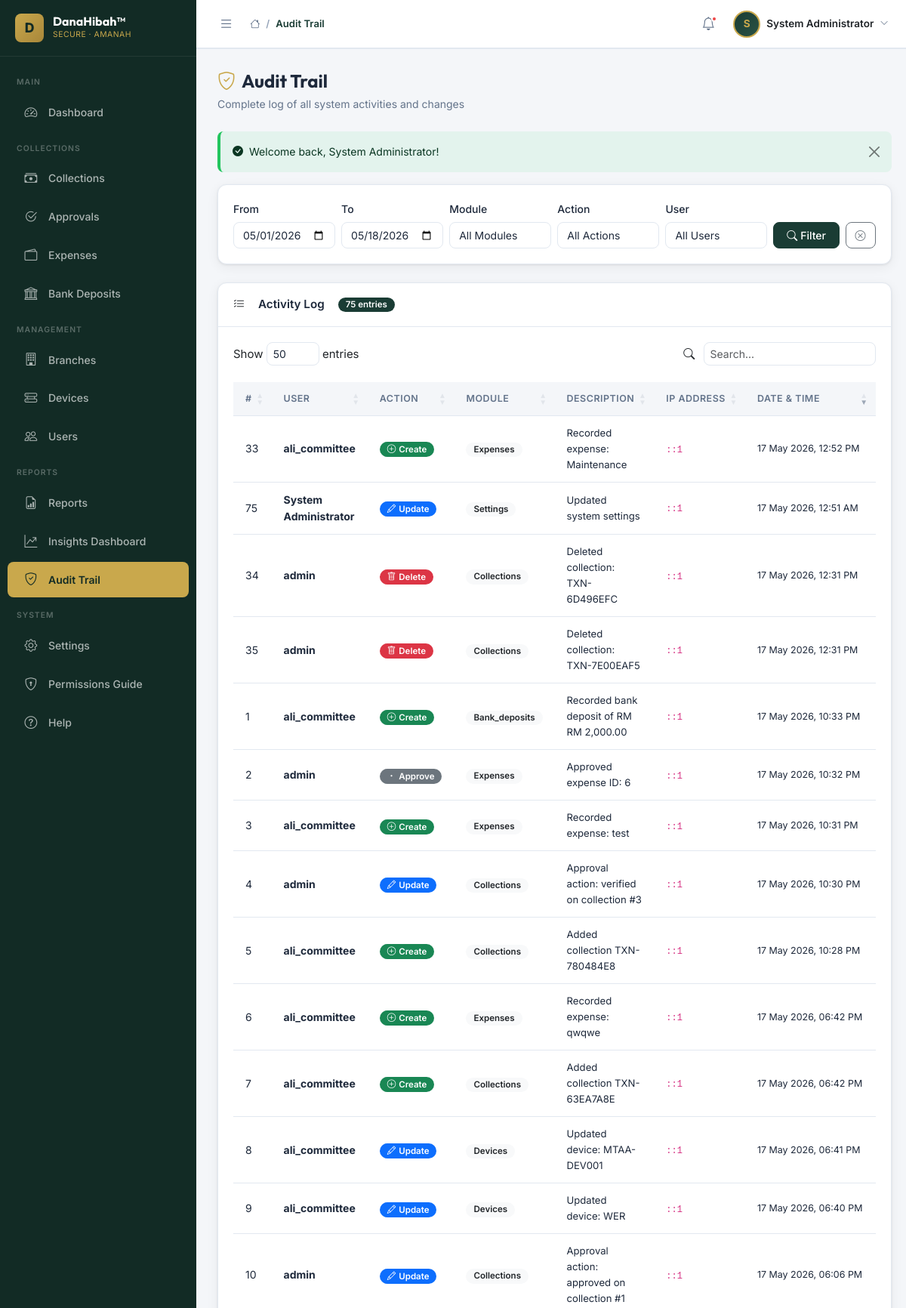
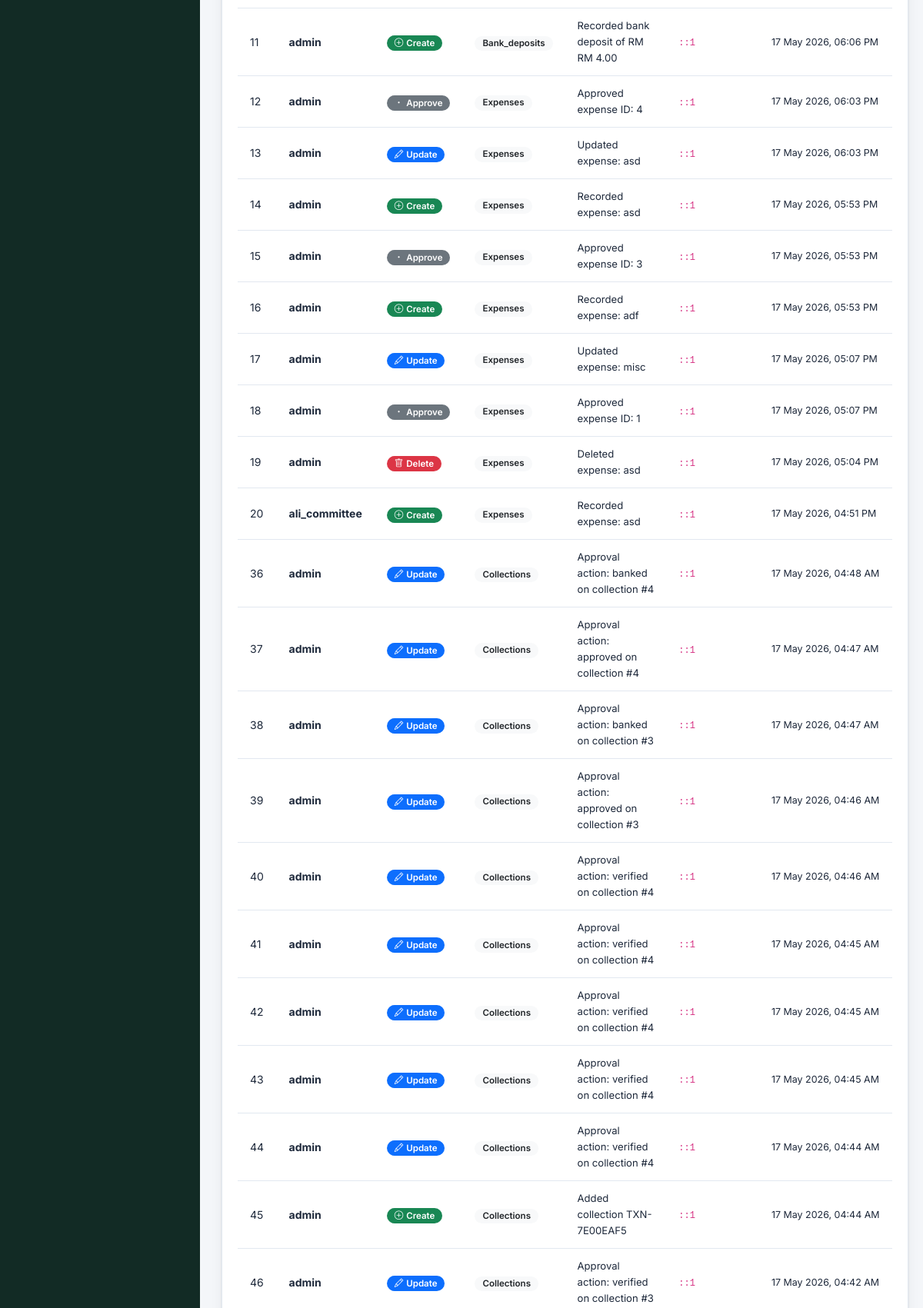
/modules/audit/index.php (signed in, upper part), run on the app's committed database (2 pictures, top to bottom).
### tables this page shows
CREATE TABLE IF NOT EXISTS `audit_logs` (
  `id` int(10) unsigned NOT NULL AUTO_INCREMENT,
  `user_id` int(10) unsigned DEFAULT NULL,
  `branch_id` int(10) unsigned DEFAULT NULL,
  `action` varchar(50) NOT NULL,
  `module` varchar(50) NOT NULL,
  `description` text DEFAULT NULL,
  `record_id` int(10) unsigned DEFAULT NULL,
  `ip_address` varchar(45) DEFAULT NULL,
  `user_agent` varchar(255) DEFAULT NULL,
  `created_at` datetime DEFAULT current_timestamp(),
  PRIMARY KEY (`id`),
  KEY `idx_module` (`module`),
  KEY `idx_user` (`user_id`),
  KEY `idx_created` (`created_at`),
  KEY `branch_id` (`branch_id`),
  CONSTRAINT `audit_logs_ibfk_1` FOREIGN KEY (`user_id`) REFERENCES `users` (`id`) ON DELETE SET NULL
);

CREATE TABLE IF NOT EXISTS `users` (
  `id` int(10) unsigned NOT NULL AUTO_INCREMENT,
  `role_id` int(10) unsigned NOT NULL DEFAULT 2,
  `branch_id` int(10) unsigned DEFAULT NULL,
  `full_name` varchar(150) NOT NULL,
  `username` varchar(80) NOT NULL,
  `email` varchar(150) NOT NULL,
  `phone` varchar(20) DEFAULT NULL,
  `password` varchar(255) NOT NULL,
  `avatar` varchar(255) DEFAULT NULL,
  `status` enum('active','inactive') DEFAULT 'active',
  `last_login` datetime DEFAULT NULL,
  `created_by` int(10) unsigned DEFAULT NULL,
  `updated_by` int(10) unsigned DEFAULT NULL,
  `created_at` datetime DEFAULT current_timestamp(),
  `updated_at` datetime DEFAULT current_timestamp() ON UPDATE current_timestamp(),
  `deleted_at` datetime DEFAULT NULL,
  PRIMARY KEY (`id`),
  UNIQUE KEY `username` (`username`),
  UNIQUE KEY `email` (`email`),
  KEY `role_id` (`role_id`),
  KEY `fk_user_branch` (`branch_id`),
  CONSTRAINT `fk_user_branch` FOREIGN KEY (`branch_id`) REFERENCES `branches` (`id`) ON DELETE SET NULL,
  CONSTRAINT `users_ibfk_1` FOREIGN KEY (`role_id`) REFERENCES `roles` (`id`)
);

### includes/auth.php (called while the page is built, shortened)
<?php
require_once __DIR__ . '/functions.php';
function is_super_admin() {
    return isset($_SESSION['user_role']) && $_SESSION['user_role'] == 1 && empty($_SESSION['user_branch_id']);
}

### modules/audit/index.php (the view, shortened to what this page needs)
<?php
require_once __DIR__ . '/../../includes/db_connect.php';
require_once __DIR__ . '/../../includes/functions.php';
require_once __DIR__ . '/../../includes/auth.php';
$date_from = clean($_GET['date_from'] ?? date('Y-m-01'));
$date_to   = clean($_GET['date_to']   ?? date('Y-m-d'));
$where  = "DATE(a.created_at) BETWEEN ? AND ?";
$params = [$date_from, $date_to]; $types = 'ss';
$where .= " AND " . get_branch_filter('a.');
$logs  = db_fetch_all($conn,
    "SELECT a.*, u.full_name FROM audit_logs a LEFT JOIN users u ON u.id=a.user_id
     WHERE $where ORDER BY a.created_at DESC LIMIT 1000", $types, $params);
include INCLUDES_PATH . 'header.php';
?>
<div class="page-header d-flex justify-content-between align-items-center flex-wrap gap-3">
    <div>
        <h1 class="page-title"><i class="bi bi-shield-check me-2" style="color:var(--gold);"></i>Audit Trail</h1>
        <p class="page-subtitle">Complete log of all system activities and changes</p>
    </div>
</div>
<div class="card mb-4">
    <div class="card-body">
        <form method="GET" class="row g-2 align-items-end">
            <div class="col-md-2"><label class="form-label">From</label>
                <input type="date" name="date_from" class="form-control" value="<?=e($date_from)?>"></div>
            <div class="col-md-2"><label class="form-label">To</label>
                <input type="date" name="date_to" class="form-control" value="<?=e($date_to)?>"></div>
            <div class="col-md-2"><label class="form-label">Module</label>
                <select name="module" class="form-select"><option value="">All Modules</option>
                </select></div>
            <div class="col-md-2"><label class="form-label">Action</label>
                <select name="action" class="form-select"><option value="">All Actions</option>
                </select></div>
            <div class="col-md-2"><label class="form-label">User</label>
                <select name="user_id" class="form-select"><option value="">All Users</option>
                </select></div>
            <div class="col-md-2 d-flex gap-2">
                <button type="submit" class="btn btn-primary flex-fill"><i class="bi bi-search me-1"></i>Filter</button>
                <a href="index.php" class="btn btn-outline-secondary"><i class="bi bi-x-circle"></i></a>
            </div>
        </form>
    </div>
</div>
<div class="card">
    <div class="card-header d-flex align-items-center">
        <i class="bi bi-list-check me-2"></i><span class="card-title">Activity Log</span>
        <span class="ms-2 badge" style="background:var(--primary);"><?=count($logs)?> entries</span>
    </div>
    <div class="card-body p-0">
        <div class="table-responsive">
            <table class="table mb-0" id="auditTable">
                <thead><tr><th>#</th><th>User</th><th>Action</th><th>Module</th><th>Description</th><th>IP Address</th><th>Date & Time</th></tr></thead>
                <tbody>
                    <?php foreach($logs as $i=>$log): ?>
                    <tr>
                        <td><?=$i+1?></td>
                        <td><?= $log['full_name'] ? '<strong>'.e($log['full_name']).'</strong>' : '<span class="text-muted">System</span>' ?></td>
                        <td>
                            <?php
                            $amap = ['create'=>['success','plus-circle'],'update'=>['primary','pencil'],
                                     'delete'=>['danger','trash'],'login'=>['info','box-arrow-in-right'],
                                     'logout'=>['secondary','box-arrow-right'],'view'=>['light','eye']];
                            [$cls,$icon] = $amap[$log['action']] ?? ['secondary','dot'];
                            echo "<span class='badge bg-{$cls} text-".($cls==='light'?'dark':'white')."'><i class='bi bi-{$icon} me-1'></i>".ucfirst(e($log['action']))."</span>";
                            ?>
                        </td>
                        <td><span class="badge bg-light text-dark text-capitalize"><?=e($log['module'])?></span></td>
                        <td style="font-size:.82rem;max-width:300px;"><?=e(str_limit($log['description']??'',80))?></td>
                        <td><code style="font-size:.75rem;"><?=e($log['ip_address']??'—')?></code></td>
                        <td style="font-size:.78rem;white-space:nowrap;"><?=format_datetime($log['created_at'])?></td>
                    </tr>
                    <?php endforeach; if(empty($logs)): ?>
                    <tr><td colspan="7" class="text-center py-4 text-muted">No audit entries found.</td></tr>
                    <?php endif; ?>
                </tbody>
            </table>
        </div>
    </div>
</div>
<?php
include INCLUDES_PATH . 'footer.php';
?>

### assets/css/style.css (style rules this page uses)
:root { --primary: #1A3C34; --primary-dark: #122B25; --primary-light: #2A5244; --gold: #C9A84C; --gold-light: #E8C96C; --gold-dark: #A8873A; --white: #FFFFFF; --bg: #F4F6F9; --surface: #FFFFFF; --surface-2: #F8FAFB; --border: #E2E8F0; --text: #1E293B; --text-muted: #64748B; --text-light: #94A3B8; --success: #22C55E; --danger: #EF4444; --warning: #F59E0B; --info: #3B82F6; --sidebar-w: 260px; --sidebar-w-sm: 70px; --topbar-h: 64px; --radius: 12px; --radius-sm: 8px; --shadow: 0 1px 3px rgba(0,0,0,.08), 0 4px 16px rgba(0,0,0,.06); --shadow-md: 0 4px 24px rgba(0,0,0,.12); --transition: all .2s ease; --font: 'Inter', sans-serif; }
*, *::before, *::after { box-sizing: border-box; }
html { scroll-behavior: smooth; }
body { font-family: var(--font); background: var(--bg); color: var(--text); font-size: .9375rem; line-height: 1.6; margin: 0; overflow-x: hidden; }
a { color: var(--primary); text-decoration: none; transition: var(--transition); }
.page-header { margin-bottom: 24px; }
.page-title { font-family: 'Outfit', sans-serif; font-size: 1.5rem; font-weight: 700; color: var(--text); margin: 0 0 4px; line-height: 1.3; }
.page-subtitle { font-size: .875rem; color: var(--text-muted); margin: 0; }
.card { background: var(--surface); border: 1px solid var(--border); border-radius: var(--radius); box-shadow: var(--shadow); }
.card-header { background: none; border-bottom: 1px solid var(--border); padding: 16px 20px; display: flex; align-items: center; gap: 10px; }
.card-title { font-weight: 600; font-size: .95rem; color: var(--text); margin: 0; }
.card-body { padding: 20px; }
.table { font-size: .875rem; }
.table thead th { background: var(--bg); color: var(--text-muted); font-weight: 600; font-size: .78rem; text-transform: uppercase; letter-spacing: .5px; border-bottom: 1px solid var(--border); padding: 12px 16px; white-space: nowrap; }
.table tbody td { padding: 12px 16px; vertical-align: middle; border-bottom: 1px solid var(--border); color: var(--text); }
.btn { font-weight: 500; border-radius: var(--radius-sm); font-size: .875rem; transition: var(--transition); }
.btn-primary { background: var(--primary); border-color: var(--primary); color: #fff; }
.form-control, .form-select { border: 1px solid var(--border); border-radius: var(--radius-sm); font-size: .875rem; color: var(--text); background: var(--surface); transition: var(--transition); }
.form-label { font-weight: 500; font-size: .875rem; color: var(--text); margin-bottom: 6px; }
.badge { font-size: .72rem; font-weight: 600; padding: 4px 10px; border-radius: 20px; }

### data on the page
audit_logs: user.full_name "ali_committee", action "Create", module "Bank_deposits", description "Recorded bank deposit of RM RM 2,000.00", ip_address "::1", created_at "17 May 2026, 10:33 PM"
audit_logs: user.full_name "admin", action "Approve", module "Expenses", description "Approved expense ID: 6", ip_address "::1", created_at "17 May 2026, 10:32 PM"
audit_logs: user.full_name "ali_committee", action "Create", module "Expenses", description "Recorded expense: test", ip_address "::1", created_at "17 May 2026, 10:31 PM"
audit_logs: user.full_name "admin", action "Update", module "Collections", description "Approval action: verified on collection #3", ip_address "::1", created_at "17 May 2026, 10:30 PM"
audit_logs: user.full_name "ali_committee", action "Create", module "Collections", description "Added collection TXN-780484E8", ip_address "::1", created_at "17 May 2026, 10:28 PM"
audit_logs: user.full_name "ali_committee", action "Create", module "Expenses", description "Recorded expense: qwqwe", ip_address "::1", created_at "17 May 2026, 06:42 PM"
audit_logs: user.full_name "ali_committee", action "Create", module "Collections", description "Added collection TXN-63EA7A8E", ip_address "::1", created_at "17 May 2026, 06:42 PM"
audit_logs: user.full_name "ali_committee", action "Update", module "Devices", description "Updated device: MTAA-DEV001", ip_address "::1", created_at "17 May 2026, 06:41 PM"
audit_logs: user.full_name "ali_committee", action "Update", module "Devices", description "Updated device: WER", ip_address "::1", created_at "17 May 2026, 06:40 PM"
audit_logs: user.full_name "admin", action "Update", module "Collections", description "Approval action: approved on collection #1", ip_address "::1", created_at "17 May 2026, 06:06 PM"
audit_logs: user.full_name "admin", action "Create", module "Bank_deposits", description "Recorded bank deposit of RM RM 4.00", ip_address "::1", created_at "17 May 2026, 06:06 PM"
audit_logs: user.full_name "admin", action "Approve", module "Expenses", description "Approved expense ID: 4", ip_address "::1", created_at "17 May 2026, 06:03 PM"
audit_logs: user.full_name "admin", action "Update", module "Expenses", description "Updated expense: asd", ip_address "::1", created_at "17 May 2026, 06:03 PM"
audit_logs: user.full_name "admin", action "Create", module "Expenses", description "Recorded expense: asd", ip_address "::1", created_at "17 May 2026, 05:53 PM"
audit_logs: user.full_name "admin", action "Approve", module "Expenses", description "Approved expense ID: 3", ip_address "::1", created_at "17 May 2026, 05:53 PM"
audit_logs: user.full_name "admin", action "Create", module "Expenses", description "Recorded expense: adf", ip_address "::1", created_at "17 May 2026, 05:53 PM"
audit_logs: user.full_name "admin", action "Update", module "Expenses", description "Updated expense: misc", ip_address "::1", created_at "17 May 2026, 05:07 PM"
audit_logs: user.full_name "admin", action "Approve", module "Expenses", description "Approved expense ID: 1", ip_address "::1", created_at "17 May 2026, 05:07 PM"
audit_logs: user.full_name "admin", action "Delete", module "Expenses", description "Deleted expense: asd", ip_address "::1", created_at "17 May 2026, 05:04 PM"
audit_logs: user.full_name "ali_committee", action "Create", module "Expenses", description "Recorded expense: asd", ip_address "::1", created_at "17 May 2026, 04:51 PM"
audit_logs: user.full_name "ali_committee", action "Create", module "Expenses", description "Recorded expense: Maintenance", ip_address "::1", created_at "17 May 2026, 12:52 PM"
audit_logs: user.full_name "admin", action "Delete", module "Collections", description "Deleted collection: TXN-6D496EFC", ip_address "::1", created_at "17 May 2026, 12:31 PM"
audit_logs: user.full_name "admin", action "Delete", module "Collections", description "Deleted collection: TXN-7E00EAF5", ip_address "::1", created_at "17 May 2026, 12:31 PM"
audit_logs: user.full_name "admin", action "Update", module "Collections", description "Approval action: banked on collection #4", ip_address "::1", created_at "17 May 2026, 04:48 AM"
audit_logs: user.full_name "admin", action "Update", module "Collections", description "Approval action: approved on collection #4", ip_address "::1", created_at "17 May 2026, 04:47 AM"
audit_logs: user.full_name "admin", action "Update", module "Collections", description "Approval action: banked on collection #3", ip_address "::1", created_at "17 May 2026, 04:47 AM"
audit_logs: user.full_name "admin", action "Update", module "Collections", description "Approval action: approved on collection #3", ip_address "::1", created_at "17 May 2026, 04:46 AM"
audit_logs: user.full_name "admin", action "Update", module "Collections", description "Approval action: verified on collection #4", ip_address "::1", created_at "17 May 2026, 04:46 AM"
audit_logs: user.full_name "admin", action "Update", module "Collections", description "Approval action: verified on collection #4", ip_address "::1", created_at "17 May 2026, 04:45 AM"
audit_logs: user.full_name "admin", action "Update", module "Collections", description "Approval action: verified on collection #4", ip_address "::1", created_at "17 May 2026, 04:45 AM"
audit_logs: user.full_name "admin", action "Update", module "Collections", description "Approval action: verified on collection #4", ip_address "::1", created_at "17 May 2026, 04:45 AM"
audit_logs: user.full_name "admin", action "Update", module "Collections", description "Approval action: verified on collection #4", ip_address "::1", created_at "17 May 2026, 04:44 AM"
audit_logs: user.full_name "admin", action "Create", module "Collections", description "Added collection TXN-7E00EAF5", ip_address "::1", created_at "17 May 2026, 04:44 AM"
audit_logs: user.full_name "admin", action "Update", module "Collections", description "Approval action: verified on collection #3", ip_address "::1", created_at "17 May 2026, 04:42 AM"
audit_logs: user.full_name "System Administrator", action "Update", module "Settings", description "Updated system settings", ip_address "::1", created_at "17 May 2026, 12:51 AM"

### other printed values
$crumb['label'] "Audit Trail"
$initials "S"
$user_name "System Administrator"
$flash['message'] "Welcome back, System Administrator!"
count($logs) "75"
